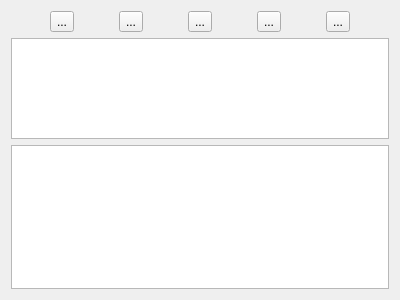
<?xml version="1.0" encoding="UTF-8"?>
<ui version="4.0">
 <class>Dialog</class>
 <widget class="QDialog" name="Dialog">
  <property name="geometry">
   <rect>
    <x>0</x>
    <y>0</y>
    <width>400</width>
    <height>300</height>
   </rect>
  </property>
  <property name="windowTitle">
   <string>Dialog</string>
  </property>
  <layout class="QVBoxLayout" name="verticalLayout">
   <item>
    <layout class="QHBoxLayout" name="horizontalLayout">
     <item>
      <widget class="QToolButton" name="btn_play">
       <property name="text">
        <string>...</string>
       </property>
      </widget>
     </item>
     <item>
      <widget class="QToolButton" name="btn_stop">
       <property name="text">
        <string>...</string>
       </property>
      </widget>
     </item>
     <item>
      <widget class="QToolButton" name="btn_pause">
       <property name="text">
        <string>...</string>
       </property>
      </widget>
     </item>
     <item>
      <widget class="QToolButton" name="btn_add">
       <property name="text">
        <string>...</string>
       </property>
      </widget>
     </item>
     <item>
      <widget class="QToolButton" name="btn_remove">
       <property name="text">
        <string>...</string>
       </property>
      </widget>
     </item>
    </layout>
   </item>
   <item>
    <widget class="QListWidget" name="frame_list">
     <property name="maximumSize">
      <size>
       <width>16777215</width>
       <height>150</height>
      </size>
     </property>
     <property name="dragDropMode">
      <enum>QAbstractItemView::InternalMove</enum>
     </property>
     <property name="selectionMode">
      <enum>QAbstractItemView::MultiSelection</enum>
     </property>
     <property name="flow">
      <enum>QListView::LeftToRight</enum>
     </property>
     <property name="sortingEnabled">
      <bool>false</bool>
     </property>
    </widget>
   </item>
   <item>
    <widget class="QGraphicsView" name="graphicsView"/>
   </item>
  </layout>
 </widget>
 <layoutdefault spacing="6" margin="11"/>
 <resources/>
 <connections/>
</ui>
